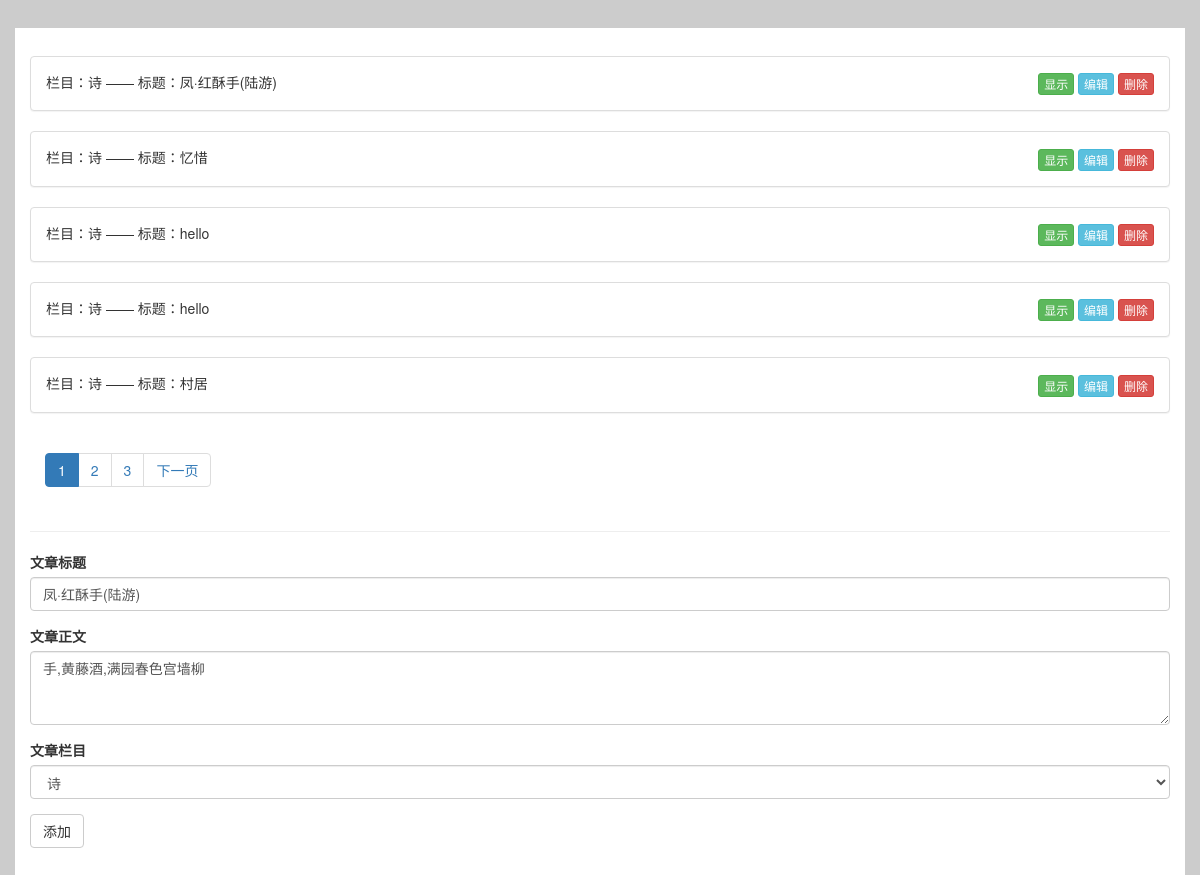
Screenshot of /redact/27 (signed in) with the database file from the repository.
### infomation/models.py (models this page shows, shortened)
class Article(models.Model):
    title = models.CharField(max_length=64)
    content = models.TextField()
    create_time = models.DateTimeField(default=timezone.now)
    support_num = models.IntegerField(default=0)
    read_num = models.IntegerField(default=1)
    garde_num = models.IntegerField(default=0)
    author = models.ForeignKey(to=User, related_name='articles')
    column = models.ForeignKey(to=ArticleColumn, related_name='column_articles')

class ArticleColumn(models.Model):
    title = models.CharField(max_length=64)

### infomation/views.py (the view, shortened to what this page needs)
# urls.py: url(r'^redact/(?P<id>\d*)', views.index_redact, name="redact"),
@login_required
def index_redact(request, id=None):
    if request.user.identity != 'Redact':
        return redirect(to=index)
    if request.method == "GET":
        articles = Article.objects.all().order_by('-create_time')
        columns = ArticleColumn.objects.all()
        paginator = Paginator(articles, 5)
        page = request.GET.get('page', 1)
        currentPage = int(page)
        try:
            article_list = paginator.page(page)  # 获取当前页码的记录
        except PageNotAnInteger:
            article_list = paginator.page(1)  # 如果用户输入的页码不是整数时,显示第1页的内容
        except EmptyPage:
            article_list = paginator.page(paginator.num_pages)  # 如果用户输入的页数不在系统的页码列表中时,显示最后一页的内容
        if id:
            current_article = Article.objects.filter(id=id).first()
        else:
            current_article = None
        return render(request, 'infosite_redact.html',
locals())

### infomation/templates/infosite_redact.html (shortened to what this page needs)
<!DOCTYPE html>
<html>
<head>
    <link rel="stylesheet" href="/static/css/bootstrap.css"/>
</head>
<body>
<div id="content" class="container">
    {% for article in article_list %}
    <div class="panel panel-default">
        <div class="panel-body">
            栏目：{{ article.column.title }} —— 标题：{{ article.title }}
            <div class="button-group btn-group-xs" style="display: inline-block;float:right;">
                <button id="show-{{ forloop.counter }}" class="btn btn-success" onclick="show_hidden({{ forloop.counter }})">显示</button>
                <a class="btn btn-info" href="{% url 'redact' id=article.id %}">编辑</a>
                <a class="btn btn-danger" href="{% url 'delete_article' id=article.id %}">删除</a>
            </div>
        </div>
    </div>
    {% endfor %}
<div class="container">
    <ul class="pagination" id="pager">
        {% for num in paginator.page_range %}
            {% if num == currentPage %}
                <li class="item active"><a href="/redact/?page={{ num }}">{{ num }}</a></li>
            {% else %}
                <li class="item"><a href="/redact/?page={{ num }}">{{ num }}</a></li>
            {% endif %}
        {% endfor %}
        {% if article_list.has_next %}
            <li class="next"><a href="/redact/?page={{ article_list.next_page_number }}">下一页</a></li>
        {% endif %}
    </ul>
</div>
    <hr/>
    <form role="form" method="post">
        <div class="form-group">
            <label for="name">文章标题</label>
            <input name="title" class="form-control" value="{{ current_article.title }}" placeholder="请输入文章标题">
        </div>
        <div class="form-group">
            <label for="name">文章正文</label>
            <textarea name="content" class="form-control" rows="3"
                      placeholder="请输入文章正文">{{ current_article.content }}</textarea>
        </div>
        <div class="form-group">
            <label for="name">文章栏目</label>
            <select name="column" class="form-control" rows="3">
                {% for column in columns %}
                <option value="{{ column.title }}" {% if forloop == 1 %} selected="selected" {% endif %}>
                    {{ column.title }}
                </option>
                {% endfor %}
            </select>
        </div>
        <button type="submit" class="btn btn-default">添加</button>
    </form>
</div>
</body>
</html>

### infomation/templates/infosite_redact.html (style rules this page uses)
body { background-color: #CCC; margin:2em 0em 2em 0em; }
#content { background-color: white; margin-top:2em; margin-bottom:2em; padding-top:2em; padding-bottom:2em; }

### rows the page displays
Article: column "诗", title "凤·红酥手(陆游)", content "手,黄藤酒,满园春色宫墙柳"
Article: column "诗", title "忆惜"
Article: column "诗", title "hello"
Article: column "诗", title "hello"
Article: column "诗", title "村居"

### other values shown
{{ num }} "1"
{{ num }} "2" "3"
form field column "诗"
